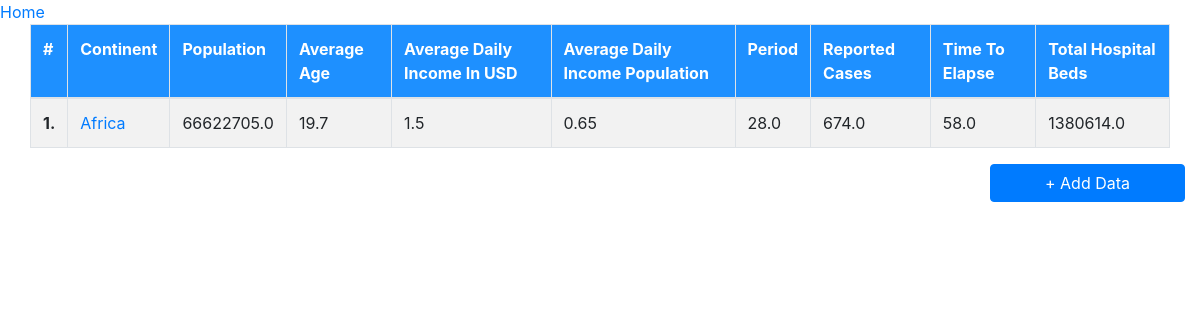
Before: / with the older database file.
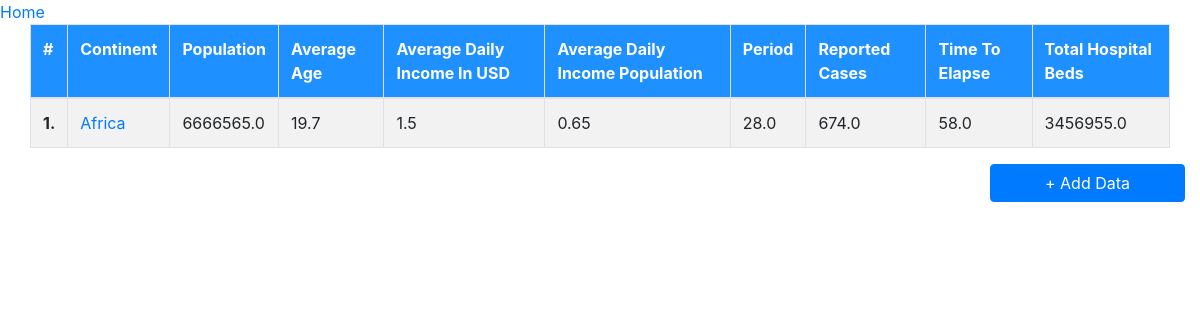
After: the same page with the newer database file.
### myapp/models.py (models this page shows, shortened)
class Covid19(models.Model):
    continent=(
    ('Africa','Africa'),
    ('Antarctica','Antarctica'),
    ('Asia','Asia'),
    ("Australia",'Australia'),
    ('Europe','Europe'),
    ('North America','North America'),
    ('South America','South America'),
    )
    name=models.CharField(max_length=15,choices=continent,verbose_name="Continent",unique=True)
    avgAge=models.FloatField(verbose_name="Average Age")
    avgDailyIncomeInUsd=models.FloatField(verbose_name="Average Income In USD",default=1.5)
    avgDailyIncomePopulation=models.FloatField(verbose_name="Average Daily Income Population",default=0.65)
    period=models.FloatField(verbose_name="days")
    timeToElapse=models.FloatField(verbose_name="Time To Elapse",blank=True,null=True)
    reportedCases=models.FloatField(verbose_name="reported_cases")
    population=models.FloatField(verbose_name='Population')
    totalHospitalBeds=models.FloatField(verbose_name="Total Hospital Beds")

### myapp/views.py (the view)
# urls.py: path('',views.continentView,name="continent")
def continentView(request):
    covid=Covid19.objects.all()
    context={
    'covid':covid
    }
    return render(request,'myapp/continent.html',context)

### myapp/templates/myapp/continent.html
{%extends 'myapp/base.html'%}
{%block content%}
<div class="container-fluid">
  <div class="col-sm-12">
  <table class="table table-striped table-bordered col-sm-12">
    <theader>
      <tr class="text-white" style=background-color:dodgerblue;>
        <th>#</th>
        <th>Continent</th>
        <th>Population</th>
        <th>Average Age</th>
        <th>Average Daily Income In USD</th>
        <th>Average Daily Income Population</th>
        <th>Period</th>
        <th>Reported Cases</th>
        <th>Time To Elapse</th>
        <th>Total Hospital Beds</th>
      </tr>
      </theader>
      <tbody>
        {%for covid in covid%}
        <tr>
          <th>{{forloop.counter}}.</th>
          <td><a href="{%url 'myapp:home' covid.name%}">{{covid.name}}</a></td>
          <td>{{covid.population}}</td>
          <td>{{covid.avgAge}}</td>
          <td>{{covid.avgDailyIncomeInUsd}}</td>
          <td>{{covid.avgDailyIncomePopulation}}</td>
          <td>{{covid.period}}</td>
          <td>{{covid.reportedCases}}</td>
          <td>{{covid.timeToElapse}}</td>
          <td>{{covid.totalHospitalBeds}}</td>
          </tr>
        {%endfor%}
        </tbody>
    </table>
    </div>
<a href="{%url 'myapp:add'%}"><button class="btn btn-primary float-right col-sm-2">+ Add Data</button></a>
  </div>
{%endblock%}

### myapp/templates/myapp/base.html (shortened to what this page needs)
<!doctype html>
<html lang="en">
  <head>
    <link rel="stylesheet" href="https://stackpath.bootstrapcdn.com/bootstrap/4.4.1/css/bootstrap.min.css">
  </head>
  <body>
        <a href="{%url 'myapp:continent'%}">Home</a>
    {%block content%}
    {%endblock%}
  </body>
</html>

Changed rows visible on the page:
changed Covid19 "Africa": population "66622705.0" → "6666565.0"; totalHospitalBeds "1380614.0" → "3456955.0"
